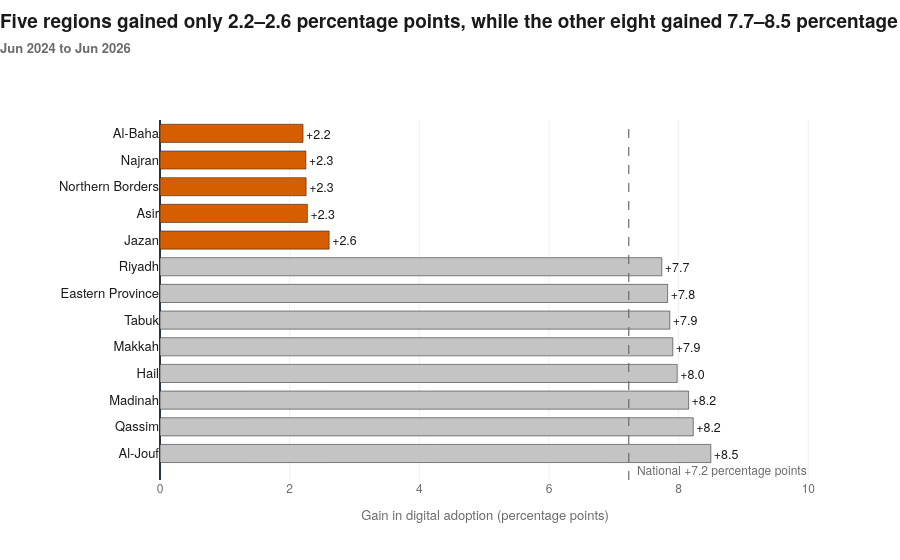

The cell this chart's notebook holds for it:
### Markdown cell above
## 10. Chart 2 — comparison between groups

**Question:** Which regions gained least over the decision window?

**Chart type:** Sorted horizontal bar, because the question is about ranking regions by their two-year gain. The zero baseline keeps the bar lengths honest, truncating a bar axis would exaggerate the differences, while direct labels show the exact values and the dashed national line shows the national pace.

### Code cell
g = gain.sort_values(ascending=False)

fig2 = go.Figure(go.Bar(
    x=g.values, y=g.index, orientation="h", width=0.68,
    marker=dict(color=[ORANGE if r in SLOWED else GREY for r in g.index]),
    text=[f"+{v:.1f}" for v in g.values], textposition="outside",
    textfont=dict(size=13, color=INK),
    hovertemplate="<b>%{y}</b><br>%{x:.2f} percentage points gained<extra></extra>"))

# National reference line
fig2.add_vline(x=nat_growth, line_dash="dash", line_color=MUTED, line_width=1.2)
fig2.add_annotation(x=nat_growth, y=-0.6, xshift=6, xanchor="left", showarrow=False,
                    text=f"National +{nat_growth:.1f} percentage points", font=dict(size=12, color=MUTED))

fig2.update_xaxes(title=dict(text="Gain in digital adoption (percentage points)",
                             font=dict(size=13, color=MUTED)),
                  range=[0, g.max() * 1.18], showgrid=True, gridcolor="#F0F0F0",
                  tickfont=dict(size=12, color=MUTED))
fig2.update_yaxes(showgrid=False, tickfont=dict(size=13, color=INK))

style(
    fig2,
    "Five regions gained only 2.2–2.6 percentage points, while the other eight gained 7.7–8.5 percentage points",
    "<b>Jun 2024 to Jun 2026</b>",
    margin=dict(l=160, r=90, t=120, b=80)
)

fig2.show(config={"toImageButtonOptions": {
    "format": "png", "filename": "chart2_region_gain",
    "width": 1000, "height": 560, "scale": 2}})

### Figure 1 — Plotly figure (JSON) as saved in the notebook; plotly's stock layout.template omitted (floating-point values rounded to 4 significant figures)
{"data": [{"hovertemplate": "<b>%{y}</b><br>%{x:.2f} percentage points gained<extra></extra>", "marker": {"color": ["#C4C4C4", "#C4C4C4", "#C4C4C4", "#C4C4C4", "#C4C4C4", "#C4C4C4", "#C4C4C4", "#C4C4C4", "#D55E00", "#D55E00", "#D55E00", "#D55E00", "#D55E00"]}, "orientation": "h", "text": ["+8.5", "+8.2", "+8.2", "+8.0", "+7.9", "+7.9", "+7.8", "+7.7", "+2.6", "+2.3", "+2.3", "+2.3", "+2.2"], "textfont": {"color": "#1A1A1A", "size": 13}, "textposition": "outside", "width": 0.68, "x": [8.497, 8.225, 8.154, 7.978, 7.91, 7.864, 7.83, 7.741, 2.609, 2.274, 2.254, 2.251, 2.207], "y": ["Al-Jouf", "Qassim", "Madinah", "Hail", "Makkah", "Tabuk", "Eastern Province", "Riyadh", "Jazan", "Asir", "Northern Borders", "Najran", "Al-Baha"], "type": "bar"}], "layout": {"shapes": [{"line": {"color": "#6B6B6B", "dash": "dash", "width": 1.2}, "type": "line", "x0": 7.23, "x1": 7.23, "xref": "x", "y0": 0, "y1": 1, "yref": "y domain"}], "annotations": [{"font": {"color": "#6B6B6B", "size": 12}, "showarrow": false, "text": "National +7.2 percentage points", "x": 7.23, "xanchor": "left", "xshift": 6, "y": -0.6}], "xaxis": {"title": {"font": {"size": 13, "color": "#6B6B6B"}, "text": "Gain in digital adoption (percentage points)"}, "tickfont": {"size": 12, "color": "#6B6B6B"}, "range": [0, 10.03], "showgrid": true, "gridcolor": "#F0F0F0"}, "yaxis": {"tickfont": {"size": 13, "color": "#1A1A1A"}, "showgrid": false}, "title": {"font": {"size": 19, "color": "#1A1A1A"}, "text": "<b>Five regions gained only 2.2–2.6 percentage points, while the other eight gained 7.7–8.5 percentage points</b><br><span style='font-size:13px;color:#6B6B6B'><b>Jun 2024 to Jun 2026</b></span>", "x": 0, "xanchor": "left", "y": 0.95}, "font": {"family": "Helvetica Neue, Helvetica, Arial, sans-serif"}, "margin": {"l": 160, "r": 90, "t": 120, "b": 80}, "plot_bgcolor": "white", "paper_bgcolor": "white", "showlegend": false, "height": 560}}
